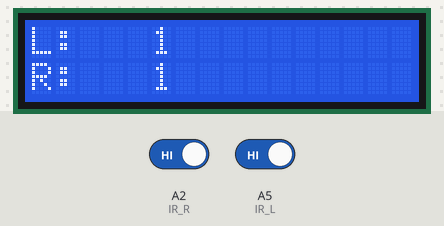
Bench run of a sketch on a simulated Arduino Uno, built with avr-gcc and run on an emulated ATmega328P. On the bench: 16×2 character LCD. The test bench sets the inputs (shaded band); at power-on: A2 (IR_R) HIGH, A5 (IR_L) HIGH.

Above: at 2.2 s.
2.3 s: A2 (IR_R) driven LOW
At 3.3 s:
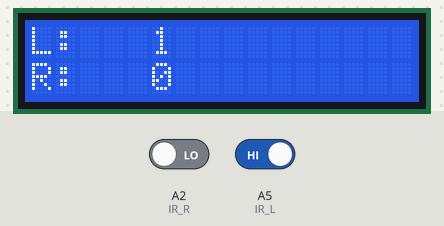
4.0 s: A5 (IR_L) driven LOW
At 4.4 s:
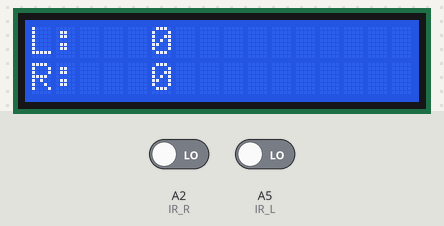
5.5 s: A2 (IR_R) driven HIGH
At 6.8 s:
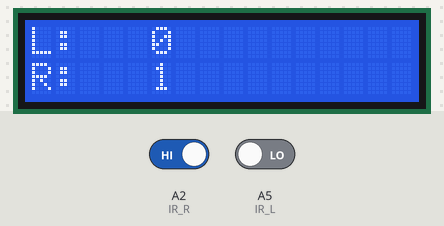
Timing chart, 0 to 8.5 s (numbered marks = the images above; inputs shaded):
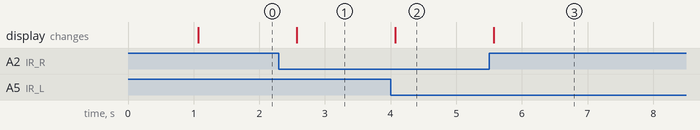

Measured:
- after the input at 2.3 s, the display: changes after 0.27 s (image 1)
- after the input at 4.0 s, the display: changes after 0.07 s (image 2)
- after the input at 5.5 s, the display: changes after 0.07 s (image 3)

The sketch:

IR_Sensor_Debug.ino
```cpp
// === LCD Libraries and Pins ===
#include <LiquidCrystal.h>
LiquidCrystal lcd(8, 9, 4, 5, 6, 7);

// === IR Sensor Pins ===
const int IR_L = A5;   // Left IR sensor (analog)
const int IR_R = A2;  // Right IR sensor (analog)

// LCD update interval (300 ms for more responsive value display)
const unsigned long UPDATE_INTERVAL = 300;

void setup() {
  lcd.begin(16, 2);       // Initialize 16x2 LCD
  lcd.print("IR Sensors: L/R");  // Title / description
  delay(1000);
  lcd.clear();

  // Initialize sensor pins (INPUT mode works for analog/digital reads)
  pinMode(IR_L, INPUT);
  pinMode(IR_R, INPUT_PULLUP);
}

void loop() {
  // According to your requirement: left/right sensor analog, middle digital
  int val_L = digitalRead(IR_L);   // Left: analog value (0–1023)
  int val_R = digitalRead(IR_R);

  // Non-blocking periodic LCD update (doesn't freeze/lag)
  static unsigned long lastUpdate = 0;
  if (millis() - lastUpdate >= UPDATE_INTERVAL) {
    lastUpdate = millis();

    // First row: Left sensor (analog value) + middle sensor (digital value)
    lcd.setCursor(0, 0);
    lcd.print("L:");
    printPadded(val_L, 4);

    // Second row: Right sensor (analog value)
    lcd.setCursor(0, 1);
    lcd.print("R:");
    printPadded(val_R, 4);
    lcd.print("          ");
  }
}

// Helper function: LCD numbers occupy fixed 4 characters (pad with spaces)
// Avoid leftover characters when number of digits changes
void printPadded(int num, int width) {
  if (num < 10) lcd.print("   ");       // 1-digit → pad 3 spaces
  else if (num < 100) lcd.print("  ");  // 2-digit → pad 2 spaces
  else if (num < 1000) lcd.print(" ");  // 3-digit → pad 1 space
  lcd.print(num);
}
```
